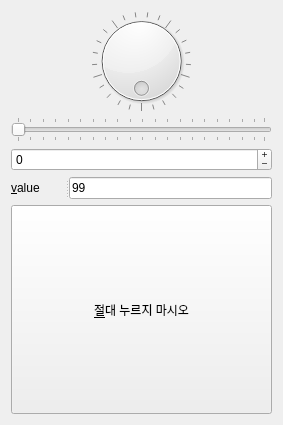
<?xml version="1.0" encoding="UTF-8"?>
<ui version="4.0">
 <class>Widget</class>
 <widget class="QWidget" name="Widget">
  <property name="geometry">
   <rect>
    <x>0</x>
    <y>0</y>
    <width>283</width>
    <height>425</height>
   </rect>
  </property>
  <property name="windowTitle">
   <string>Widget</string>
  </property>
  <layout class="QVBoxLayout" name="verticalLayout">
   <item>
    <widget class="QDial" name="dial">
     <property name="wrapping">
      <bool>true</bool>
     </property>
     <property name="notchesVisible">
      <bool>true</bool>
     </property>
    </widget>
   </item>
   <item>
    <widget class="QSlider" name="horizontalSlider">
     <property name="singleStep">
      <number>5</number>
     </property>
     <property name="orientation">
      <enum>Qt::Horizontal</enum>
     </property>
     <property name="tickPosition">
      <enum>QSlider::TicksBothSides</enum>
     </property>
    </widget>
   </item>
   <item>
    <widget class="QSpinBox" name="spinBox">
     <property name="wrapping">
      <bool>true</bool>
     </property>
     <property name="buttonSymbols">
      <enum>QAbstractSpinBox::PlusMinus</enum>
     </property>
    </widget>
   </item>
   <item>
    <widget class="QSplitter" name="splitter">
     <property name="orientation">
      <enum>Qt::Horizontal</enum>
     </property>
     <widget class="QLabel" name="label">
      <property name="text">
       <string>&amp;value</string>
      </property>
      <property name="buddy">
       <cstring>lineEdit</cstring>
      </property>
     </widget>
     <widget class="QLineEdit" name="lineEdit">
      <property name="inputMask">
       <string>99</string>
      </property>
      <property name="text">
       <string>99</string>
      </property>
      <property name="placeholderText">
       <string>숫자만 쓰라고 ㄱ-</string>
      </property>
     </widget>
    </widget>
   </item>
   <item>
    <widget class="QSplitter" name="splitter_3">
     <property name="orientation">
      <enum>Qt::Vertical</enum>
     </property>
     <widget class="QSplitter" name="splitter_2">
      <property name="orientation">
       <enum>Qt::Horizontal</enum>
      </property>
      <widget class="QPushButton" name="pushButton">
       <property name="text">
        <string>&amp;절대 누르지 마시오</string>
       </property>
      </widget>
     </widget>
    </widget>
   </item>
  </layout>
 </widget>
 <tabstops>
  <tabstop>pushButton</tabstop>
  <tabstop>horizontalSlider</tabstop>
  <tabstop>spinBox</tabstop>
  <tabstop>dial</tabstop>
  <tabstop>lineEdit</tabstop>
 </tabstops>
 <resources/>
 <connections>
  <connection>
   <sender>dial</sender>
   <signal>valueChanged(int)</signal>
   <receiver>horizontalSlider</receiver>
   <slot>setValue(int)</slot>
   <hints>
    <hint type="sourcelabel">
     <x>88</x>
     <y>67</y>
    </hint>
    <hint type="destinationlabel">
     <x>70</x>
     <y>120</y>
    </hint>
   </hints>
  </connection>
  <connection>
   <sender>horizontalSlider</sender>
   <signal>valueChanged(int)</signal>
   <receiver>spinBox</receiver>
   <slot>setValue(int)</slot>
   <hints>
    <hint type="sourcelabel">
     <x>142</x>
     <y>121</y>
    </hint>
    <hint type="destinationlabel">
     <x>139</x>
     <y>144</y>
    </hint>
   </hints>
  </connection>
  <connection>
   <sender>spinBox</sender>
   <signal>valueChanged(int)</signal>
   <receiver>dial</receiver>
   <slot>setValue(int)</slot>
   <hints>
    <hint type="sourcelabel">
     <x>206</x>
     <y>144</y>
    </hint>
    <hint type="destinationlabel">
     <x>257</x>
     <y>70</y>
    </hint>
   </hints>
  </connection>
  <connection>
   <sender>spinBox</sender>
   <signal>textChanged(QString)</signal>
   <receiver>lineEdit</receiver>
   <slot>setText(QString)</slot>
   <hints>
    <hint type="sourcelabel">
     <x>218</x>
     <y>144</y>
    </hint>
    <hint type="destinationlabel">
     <x>219</x>
     <y>177</y>
    </hint>
   </hints>
  </connection>
  <connection>
   <sender>pushButton</sender>
   <signal>clicked()</signal>
   <receiver>Widget</receiver>
   <slot>close()</slot>
   <hints>
    <hint type="sourcelabel">
     <x>145</x>
     <y>401</y>
    </hint>
    <hint type="destinationlabel">
     <x>33</x>
     <y>184</y>
    </hint>
   </hints>
  </connection>
 </connections>
</ui>
